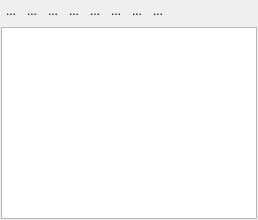
       <widget class="QFrame" name="treeframe2">
        <property name="sizePolicy">
         <sizepolicy hsizetype="Maximum" vsizetype="Expanding">
          <horstretch>0</horstretch>
          <verstretch>0</verstretch>
         </sizepolicy>
        </property>
        <property name="minimumSize">
         <size>
          <width>200</width>
          <height>0</height>
         </size>
        </property>
        <property name="title" stdset="0">
         <string/>
        </property>
        <property name="flat" stdset="0">
         <bool>true</bool>
        </property>
        <layout class="QVBoxLayout" name="verticalLayout_7">
         <property name="leftMargin">
          <number>1</number>
         </property>
         <property name="topMargin">
          <number>1</number>
         </property>
         <property name="rightMargin">
          <number>1</number>
         </property>
         <property name="bottomMargin">
          <number>1</number>
         </property>
         <item>
          <layout class="QHBoxLayout" name="horizontalLayout_3">
           <property name="spacing">
            <number>1</number>
           </property>
           <item>
            <widget class="QToolButton" name="btnsetfilter2">
             <property name="maximumSize">
              <size>
               <width>20</width>
               <height>20</height>
              </size>
             </property>
             <property name="baseSize">
              <size>
               <width>18</width>
               <height>18</height>
              </size>
             </property>
             <property name="acceptDrops">
              <bool>false</bool>
             </property>
             <property name="autoFillBackground">
              <bool>true</bool>
             </property>
             <property name="text">
              <string>...</string>
             </property>
             <property name="icon">
              <iconset resource="../resourse/mainresource.qrc">
               <normaloff>:/icon/icon/addfilter.png</normaloff>:/icon/icon/addfilter.png</iconset>
             </property>
             <property name="iconSize">
              <size>
               <width>20</width>
               <height>20</height>
              </size>
             </property>
             <property name="shortcut">
              <string notr="true"/>
             </property>
             <property name="checkable">
              <bool>false</bool>
             </property>
             <property name="popupMode">
              <enum>QToolButton::InstantPopup</enum>
             </property>
             <property name="toolButtonStyle">
              <enum>Qt::ToolButtonIconOnly</enum>
             </property>
             <property name="autoRaise">
              <bool>true</bool>
             </property>
            </widget>
           </item>
           <item>
            <widget class="QToolButton" name="btnresetfilter2">
             <property name="maximumSize">
              <size>
               <width>20</width>
               <height>20</height>
              </size>
             </property>
             <property name="baseSize">
              <size>
               <width>18</width>
               <height>18</height>
              </size>
             </property>
             <property name="acceptDrops">
              <bool>false</bool>
             </property>
             <property name="autoFillBackground">
              <bool>true</bool>
             </property>
             <property name="text">
              <string>...</string>
             </property>
             <property name="icon">
              <iconset resource="../resourse/mainresource.qrc">
               <normaloff>:/icon/icon/removefilter.png</normaloff>:/icon/icon/removefilter.png</iconset>
             </property>
             <property name="iconSize">
              <size>
               <width>20</width>
               <height>20</height>
              </size>
             </property>
             <property name="shortcut">
              <string notr="true"/>
             </property>
             <property name="checkable">
              <bool>false</bool>
             </property>
             <property name="autoExclusive">
              <bool>false</bool>
             </property>
             <property name="popupMode">
              <enum>QToolButton::InstantPopup</enum>
             </property>
             <property name="autoRaise">
              <bool>true</bool>
             </property>
             <property name="arrowType">
              <enum>Qt::NoArrow</enum>
             </property>
            </widget>
           </item>
           <item>
            <widget class="QToolButton" name="btnadditem2">
             <property name="maximumSize">
              <size>
               <width>20</width>
               <height>20</height>
              </size>
             </property>
             <property name="baseSize">
              <size>
               <width>20</width>
               <height>20</height>
              </size>
             </property>
             <property name="text">
              <string>...</string>
             </property>
             <property name="icon">
              <iconset resource="../resourse/mainresource.qrc">
               <normaloff>:/icon/icon/new.png</normaloff>:/icon/icon/new.png</iconset>
             </property>
             <property name="autoRaise">
              <bool>true</bool>
             </property>
            </widget>
           </item>
           <item>
            <widget class="QToolButton" name="btndeleteitem2">
             <property name="maximumSize">
              <size>
               <width>20</width>
               <height>20</height>
              </size>
             </property>
             <property name="baseSize">
              <size>
               <width>20</width>
               <height>20</height>
              </size>
             </property>
             <property name="text">
              <string>...</string>
             </property>
             <property name="icon">
              <iconset resource="../resourse/mainresource.qrc">
               <normaloff>:/icon/icon/delete.png</normaloff>:/icon/icon/delete.png</iconset>
             </property>
             <property name="autoRaise">
              <bool>true</bool>
             </property>
            </widget>
           </item>
           <item>
            <widget class="QToolButton" name="btnimport2">
             <property name="maximumSize">
              <size>
               <width>20</width>
               <height>20</height>
              </size>
             </property>
             <property name="text">
              <string>...</string>
             </property>
             <property name="icon">
              <iconset resource="../resourse/mainresource.qrc">
               <normaloff>:/icon/icon/import.png</normaloff>:/icon/icon/import.png</iconset>
             </property>
             <property name="autoRaise">
              <bool>true</bool>
             </property>
            </widget>
           </item>
           <item>
            <widget class="QToolButton" name="btnexport2">
             <property name="maximumSize">
              <size>
               <width>20</width>
               <height>20</height>
              </size>
             </property>
             <property name="text">
              <string>...</string>
             </property>
             <property name="icon">
              <iconset resource="../resourse/mainresource.qrc">
               <normaloff>:/icon/icon/export.png</normaloff>:/icon/icon/export.png</iconset>
             </property>
             <property name="autoRaise">
              <bool>true</bool>
             </property>
            </widget>
           </item>
           <item>
            <widget class="QToolButton" name="btnchangegroup2">
             <property name="maximumSize">
              <size>
               <width>20</width>
               <height>20</height>
              </size>
             </property>
             <property name="text">
              <string>...</string>
             </property>
             <property name="icon">
              <iconset resource="../resourse/mainresource.qrc">
               <normaloff>:/icon/icon/changegroup.png</normaloff>:/icon/icon/changegroup.png</iconset>
             </property>
             <property name="autoRaise">
              <bool>true</bool>
             </property>
            </widget>
           </item>
           <item>
            <widget class="QToolButton" name="btnchangeagroup2">
             <property name="maximumSize">
              <size>
               <width>20</width>
               <height>20</height>
              </size>
             </property>
             <property name="text">
              <string>...</string>
             </property>
             <property name="icon">
              <iconset resource="../resourse/mainresource.qrc">
               <normaloff>:/icon/icon/changeagroup.png</normaloff>:/icon/icon/changeagroup.png</iconset>
             </property>
             <property name="autoRaise">
              <bool>true</bool>
             </property>
            </widget>
           </item>
           <item>
            <spacer name="horizontalSpacer">
             <property name="orientation">
              <enum>Qt::Horizontal</enum>
             </property>
             <property name="sizeHint" stdset="0">
              <size>
               <width>40</width>
               <height>20</height>
              </size>
             </property>
            </spacer>
           </item>
          </layout>
         </item>
         <item>
          <widget class="QTreeWidget" name="treeWidget2">
           <property name="sizePolicy">
            <sizepolicy hsizetype="Expanding" vsizetype="Expanding">
             <horstretch>0</horstretch>
             <verstretch>0</verstretch>
            </sizepolicy>
           </property>
           <property name="minimumSize">
            <size>
             <width>200</width>
             <height>0</height>
            </size>
           </property>
           <property name="mouseTracking">
            <bool>true</bool>
           </property>
           <property name="contextMenuPolicy">
            <enum>Qt::CustomContextMenu</enum>
           </property>
           <property name="selectionMode">
            <enum>QAbstractItemView::ExtendedSelection</enum>
           </property>
           <property name="iconSize">
            <size>
             <width>24</width>
             <height>16</height>
            </size>
           </property>
           <property name="rootIsDecorated">
            <bool>false</bool>
           </property>
           <attribute name="headerVisible">
            <bool>false</bool>
           </attribute>
           <column>
            <property name="text">
             <string notr="true">1</string>
            </property>
           </column>
          </widget>
         </item>
        </layout>
       </widget>
